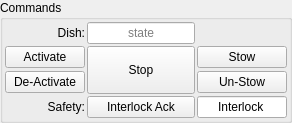
       <widget class="QGroupBox" name="groupBox_commands">
        <property name="maximumSize">
         <size>
          <width>360</width>
          <height>16777215</height>
         </size>
        </property>
        <property name="title">
         <string>Commands</string>
        </property>
        <layout class="QGridLayout" name="gridLayout_2">
         <property name="leftMargin">
          <number>2</number>
         </property>
         <property name="topMargin">
          <number>2</number>
         </property>
         <property name="rightMargin">
          <number>2</number>
         </property>
         <property name="bottomMargin">
          <number>2</number>
         </property>
         <property name="spacing">
          <number>2</number>
         </property>
         <item row="2" column="0">
          <widget class="QPushButton" name="button_deactivate">
           <property name="minimumSize">
            <size>
             <width>0</width>
             <height>22</height>
            </size>
           </property>
           <property name="text">
            <string>De-Activate</string>
           </property>
           <property name="opcua_cmd" stdset="0">
            <string>Management.Commands.DeActivate</string>
           </property>
          </widget>
         </item>
         <item row="0" column="2">
          <widget class="QLineEdit" name="line_edit_system">
           <property name="sizePolicy">
            <sizepolicy hsizetype="MinimumExpanding" vsizetype="Fixed">
             <horstretch>0</horstretch>
             <verstretch>0</verstretch>
            </sizepolicy>
           </property>
           <property name="minimumSize">
            <size>
             <width>100</width>
             <height>22</height>
            </size>
           </property>
           <property name="focusPolicy">
            <enum>Qt::FocusPolicy::NoFocus</enum>
           </property>
           <property name="alignment">
            <set>Qt::AlignmentFlag::AlignCenter</set>
           </property>
           <property name="readOnly">
            <bool>true</bool>
           </property>
           <property name="placeholderText">
            <string>state</string>
           </property>
           <property name="opcua" stdset="0">
            <string>Management.Status.DscState</string>
           </property>
           <property name="opcua_type" stdset="0">
            <string>DscStateType</string>
           </property>
          </widget>
         </item>
         <item row="2" column="3">
          <widget class="QPushButton" name="button_unstow">
           <property name="minimumSize">
            <size>
             <width>0</width>
             <height>22</height>
            </size>
           </property>
           <property name="text">
            <string>Un-Stow</string>
           </property>
           <property name="opcua_cmd" stdset="0">
            <string>Management.Commands.Stow</string>
           </property>
          </widget>
         </item>
         <item row="1" column="0">
          <widget class="QPushButton" name="button_activate">
           <property name="minimumSize">
            <size>
             <width>0</width>
             <height>22</height>
            </size>
           </property>
           <property name="text">
            <string>Activate</string>
           </property>
           <property name="opcua_cmd" stdset="0">
            <string>Management.Commands.Activate</string>
           </property>
          </widget>
         </item>
         <item row="1" column="2" rowspan="2">
          <widget class="QPushButton" name="button_stop">
           <property name="sizePolicy">
            <sizepolicy hsizetype="Minimum" vsizetype="Expanding">
             <horstretch>0</horstretch>
             <verstretch>0</verstretch>
            </sizepolicy>
           </property>
           <property name="minimumSize">
            <size>
             <width>0</width>
             <height>48</height>
            </size>
           </property>
           <property name="text">
            <string>Stop</string>
           </property>
           <property name="opcua_cmd" stdset="0">
            <string>Management.Commands.Stop</string>
           </property>
          </widget>
         </item>
         <item row="1" column="3">
          <widget class="QPushButton" name="button_stow">
           <property name="minimumSize">
            <size>
             <width>0</width>
             <height>22</height>
            </size>
           </property>
           <property name="text">
            <string>Stow</string>
           </property>
           <property name="opcua_cmd" stdset="0">
            <string>Management.Commands.Stow</string>
           </property>
          </widget>
         </item>
         <item row="3" column="2">
          <widget class="QPushButton" name="button_interlock_ack">
           <property name="enabled">
            <bool>true</bool>
           </property>
           <property name="minimumSize">
            <size>
             <width>90</width>
             <height>22</height>
            </size>
           </property>
           <property name="text">
            <string>Interlock Ack</string>
           </property>
           <property name="opcua_cmd" stdset="0">
            <string>Safety.Status.Commands.InterlockAck</string>
           </property>
          </widget>
         </item>
         <item row="3" column="3">
          <widget class="QLineEdit" name="lineEdit_7">
           <property name="sizePolicy">
            <sizepolicy hsizetype="MinimumExpanding" vsizetype="Fixed">
             <horstretch>0</horstretch>
             <verstretch>0</verstretch>
            </sizepolicy>
           </property>
           <property name="minimumSize">
            <size>
             <width>90</width>
             <height>22</height>
            </size>
           </property>
           <property name="maximumSize">
            <size>
             <width>22</width>
             <height>22</height>
            </size>
           </property>
           <property name="focusPolicy">
            <enum>Qt::FocusPolicy::NoFocus</enum>
           </property>
           <property name="text">
            <string>Interlock</string>
           </property>
           <property name="alignment">
            <set>Qt::AlignmentFlag::AlignCenter</set>
           </property>
           <property name="readOnly">
            <bool>true</bool>
           </property>
           <property name="opcua" stdset="0">
            <string>Safety.Status.InterlockClearable</string>
           </property>
           <property name="led_colour" stdset="0">
            <string>green</string>
           </property>
           <property name="opcua_type" stdset="0">
            <string>Boolean</string>
           </property>
          </widget>
         </item>
         <item row="0" column="0">
          <widget class="QLabel" name="label_62">
           <property name="text">
            <string>Dish:</string>
           </property>
           <property name="alignment">
            <set>Qt::AlignmentFlag::AlignRight|Qt::AlignmentFlag::AlignTrailing|Qt::AlignmentFlag::AlignVCenter</set>
           </property>
          </widget>
         </item>
         <item row="3" column="0">
          <widget class="QLabel" name="label_123">
           <property name="text">
            <string>Safety:</string>
           </property>
           <property name="alignment">
            <set>Qt::AlignmentFlag::AlignRight|Qt::AlignmentFlag::AlignTrailing|Qt::AlignmentFlag::AlignVCenter</set>
           </property>
          </widget>
         </item>
        </layout>
       </widget>
